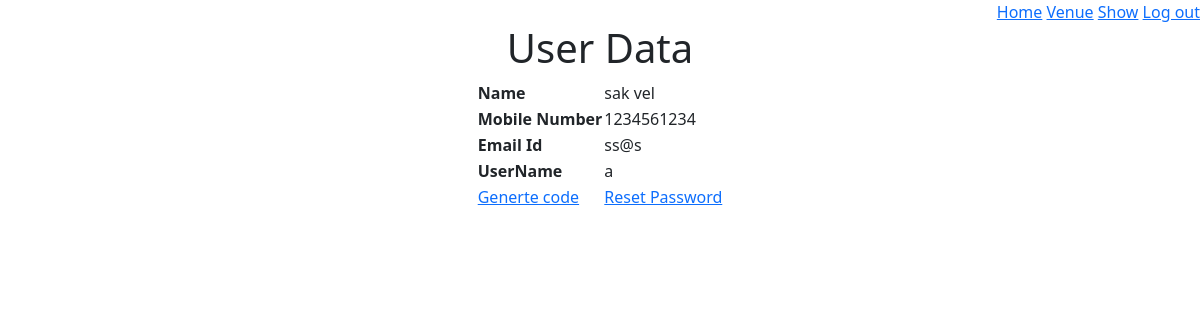
The page /admin/1/profile on the database as committed earlier.
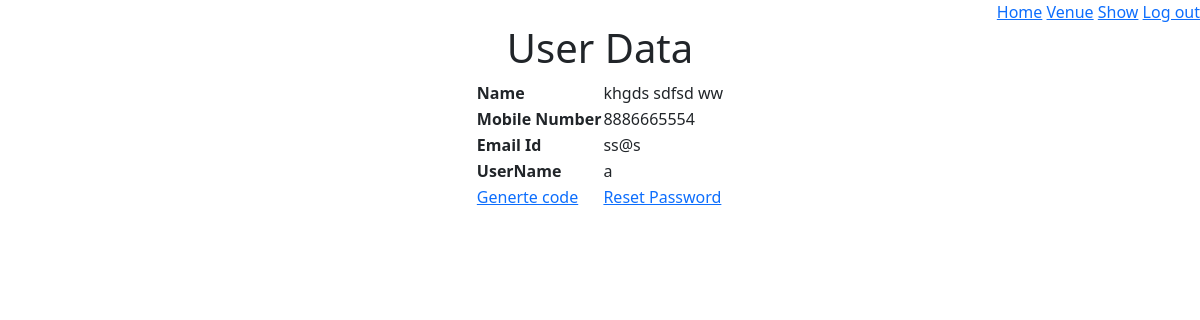
The same page on the database as committed later.
### models/module.py (models this page shows)
class Admin(db.Model):
    admin_id = db.Column(db.Integer, autoincrement=True, primary_key=True)
    first_name = db.Column(db.String(), nullable=False)
    last_name = db.Column(db.String(), nullable=False)
    phone_number = db.Column(db.String(), unique=True, nullable=False)
    email_id = db.Column(db.String(), unique=True, nullable=False)
    username = db.Column(db.String(), unique=True, nullable=False)
    password = db.Column(db.String(), nullable=False)

### application/controllers/adminProfile.py (the view)
@app.route("/admin/<int:adminId>/profile", methods={"GET", "POST"})
def adminProfile(adminId):
    admin = Admin.query.get(adminId)
    json = {}
    json["first_name"] = admin.first_name
    json["last_name"] = admin.last_name if admin.last_name else ""
    json["phone_number"] = admin.phone_number if admin.phone_number else ""
    json["email_id"] = admin.email_id if admin.email_id else ""
    json["username"] = admin.username
    return render_template("profile.html", user=json, admin=True, userId=adminId)

### templates/profile.html (shortened to what this page needs)
<!DOCTYPE html>
<html>
  <head>
    <link
      href="https://cdn.jsdelivr.net/npm/bootstrap@5.3.0-alpha1/dist/css/bootstrap.min.css"
      rel="stylesheet"
    />
  </head>
  <body>
    {%if admin==True%}
    <div style="text-align: right">
      <a href="/admin/{{userId}}/home">Home</a>
      <a href="/admin/{{userId}}/venue">Venue</a>
      <a href="/admin/{{userId}}/show">Show</a>
      <a href="/admin/login">Log out</a>
    </div>
    {%endif%}
    <h1 style="text-align: center">User Data</h1>
    <table style="margin-left: auto; margin-right: auto">
      <tr>
        <th>Name</th>
        <td>{{user.first_name}} {{user.last_name}}</td>
      </tr>
      <tr>
        <th>Mobile Number</th>
        <td>{{user.phone_number}}</td>
      </tr>
      <tr>
        <th>Email Id</th>
        <td>{{user.email_id}}</td>
      </tr>
      <tr>
        <th>UserName</th>
        <td>{{user.username}}</td>
      </tr>
      <tr>
        {%if admin==True%}
        <td >
          <a href="/admin/{{userId}}/generete">Generte code</a>
        </td>
        <td  >
          <a href="/admin/{{userId}}/resetpassword">Reset Password</a>
        </td>
       {%else%}
        <td colspan="2" style="text-align: center">
          <a href="/user/{{userId}}/resetpassword">Reset Password</a>
        </td>
        {%endif%}
      </tr>
    </table>
  </body>
</html>

Rows that differ between the two databases and show on the page:
changed Admin "ss@s": first_name "sak" → "khgds sdfsd"; last_name "vel" → "ww"; phone_number "1234561234" → "8886665554"
